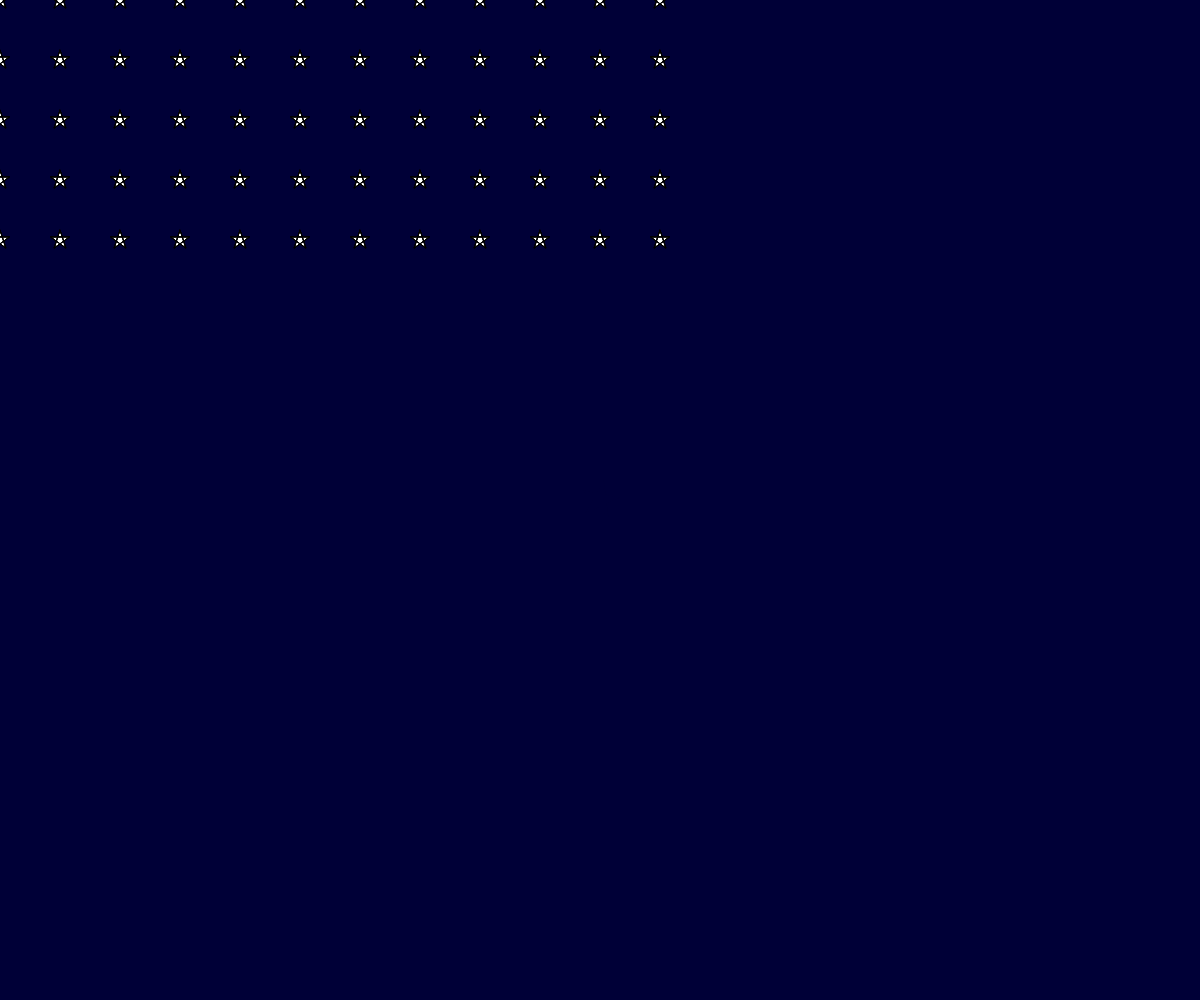
Frame 1 (no input)
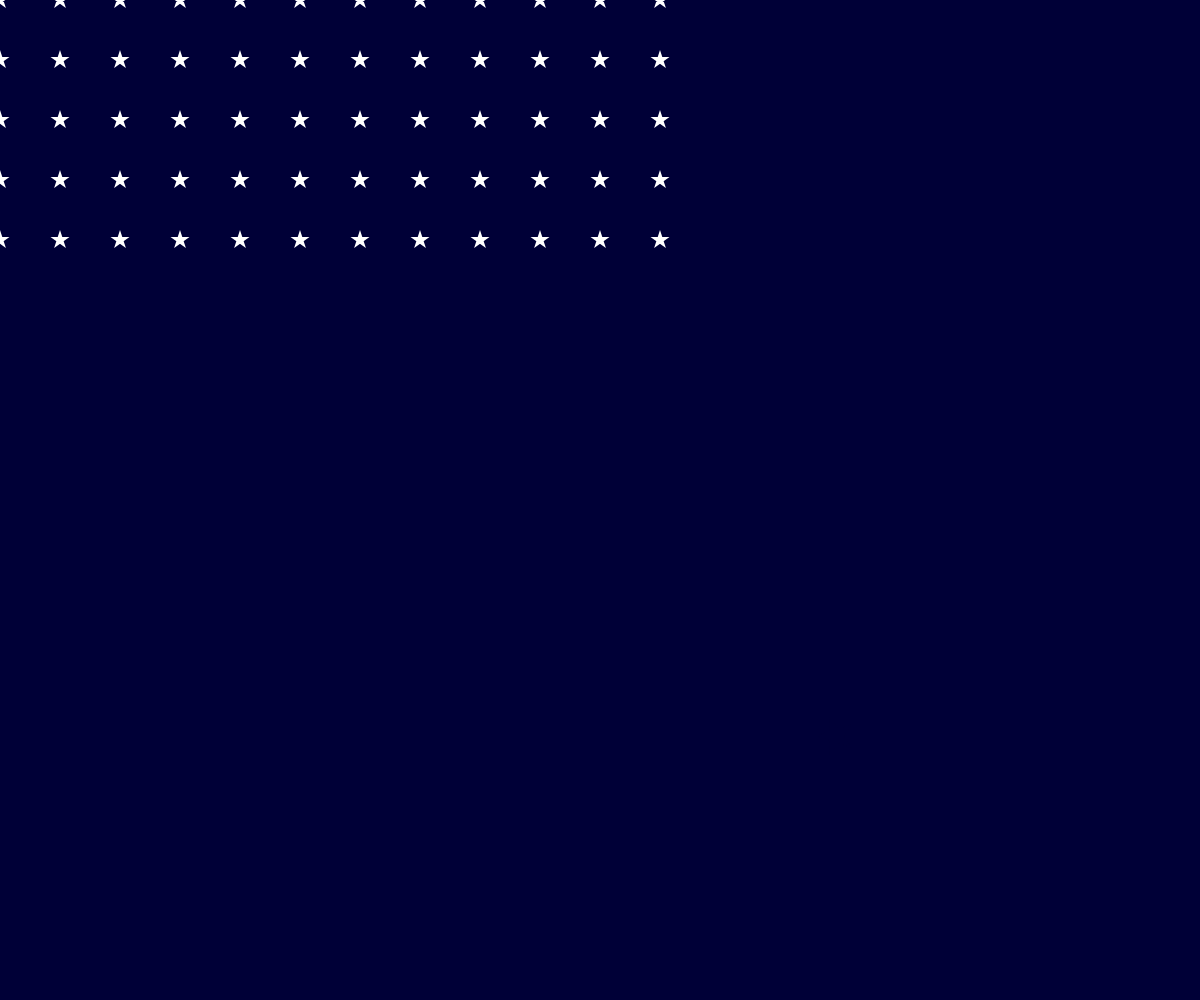
Frame 60 (no input)
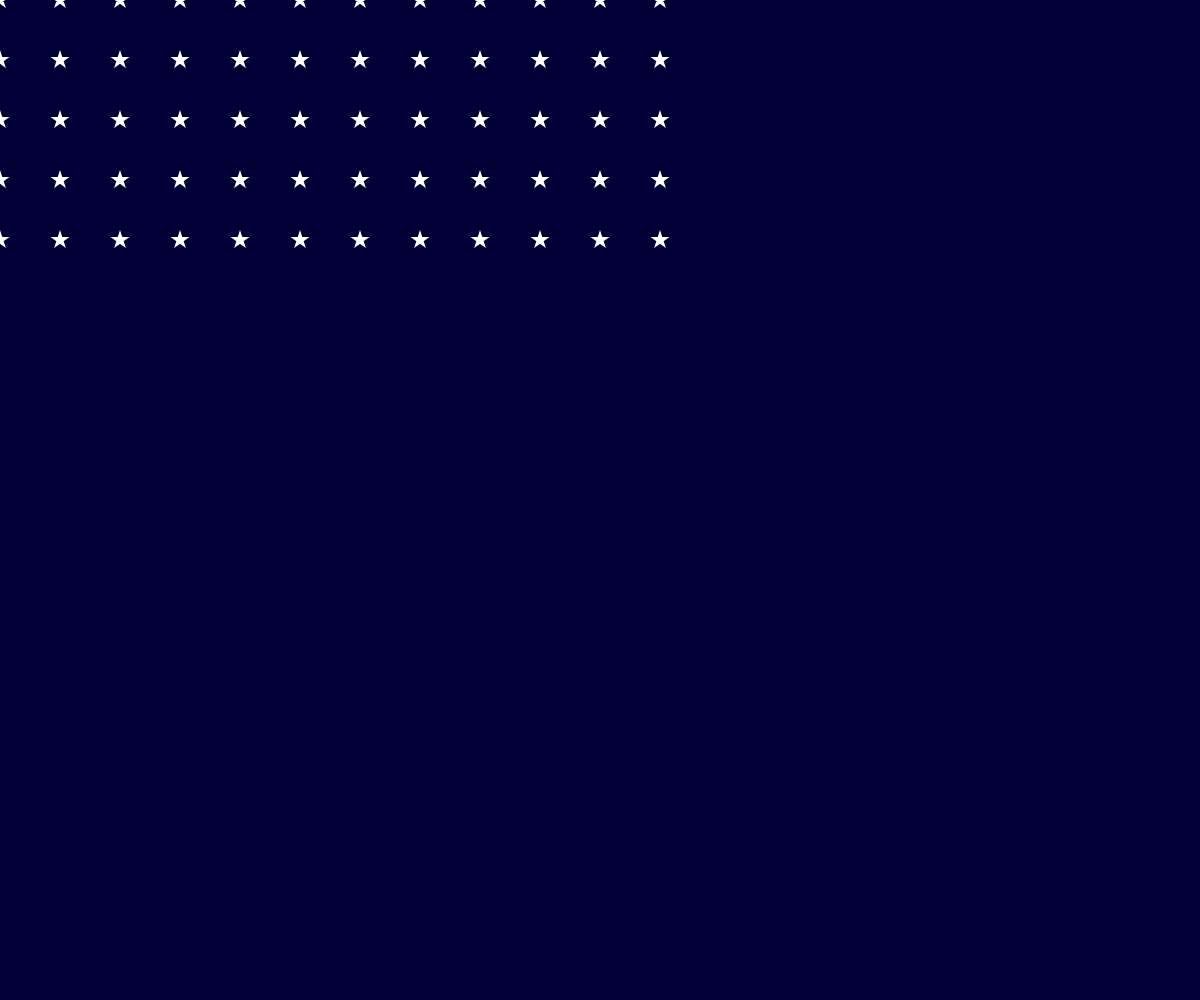
Frame 120 (the mouse pressed at the canvas centre since frame 60)

The p5.js sketch that drew these frames (run headless with seeded random() and noise() and a simulated clock; from frame 60 on, the mouse is pressed at the canvas centre):

// p5.js sketch
// ── sketch.js
// 最終課題を制作しよう
let x, y, vx, vy,t;

function setup(){
  createCanvas(windowWidth, windowHeight);
  x = width / 2;
  y = height / 2;
  vx = 4;
  vy = 4;

}

function draw(){
  background(0,0,55);
  fill(255);
  for(let i = 0; i < 12; i++){
    for(let j = 0; j < 5; j++){
 star(60 * i,60 * j,10,0);}}

  fill(255,255,0);
    if(y>400){
        fill(0,0,55)}
  noStroke();
  star(x,y,20,x/3);

  fill(255);
 triangle(t+30,400,t-30,400,t,450);

 x += vx;
  y += vy;

if(x < 0 || x > width){ vx = -1 * vx; }
  if(y < 0 || y > height){ vy = -1 * vy; }

  x = constrain(x, 0, width);
  y = constrain(y, 0, height);

}

function mouseClicked(){

  t = mouseX;
}

function star(cx, cy, r, angle){
  beginShape();
  for(var i = 0; i < 20; i++){
    var theta = TWO_PI * i * 2 / 5 - HALF_PI + angle;

    var x = cx + cos(theta) * r;
    var y = cy + sin(theta) * r;
    vertex(x,y);
  }
  endShape(CLOSE);
}

function windowResized(){
  resizeCanvas(windowWidth, windowHeight);
}
